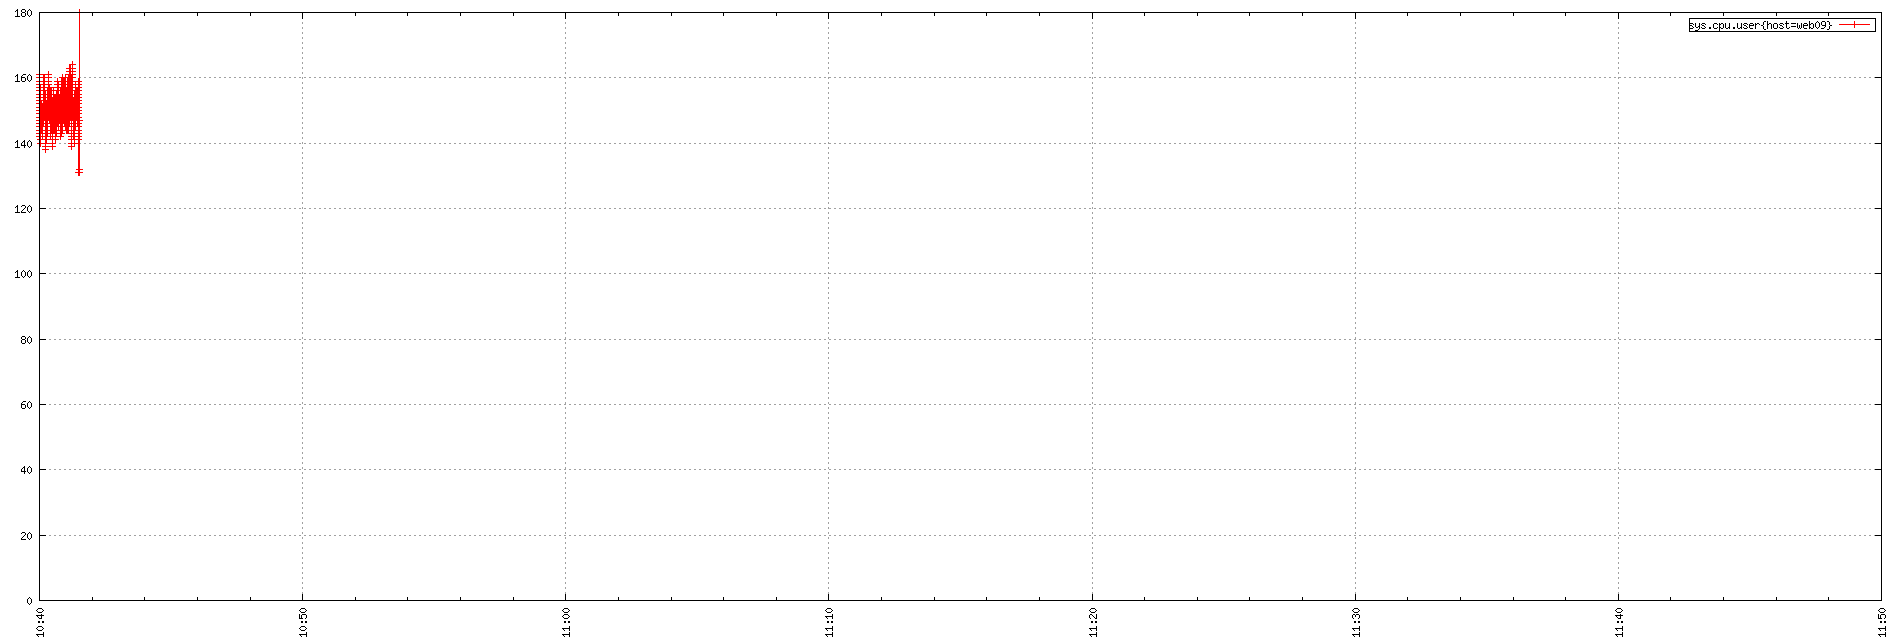

This figure's gnuplot source:
set term png small size 1900,644
set xdata time
set timefmt "%s"
if (GPVAL_VERSION < 4.6) set xtics rotate; else set xtics rotate right
set output "${TMPDIR-'tmp'}/tsd/84531124.png"
set xrange ["1673779200":"1673783400"]
set format x "%H:%M"
set grid
set style data linespoint
set key right box
set yrange [0:]
plot  "${TMPDIR-'tmp'}/tsd/84531124_0.dat" using 1:2 title "sys.cpu.user{host=web09}"
